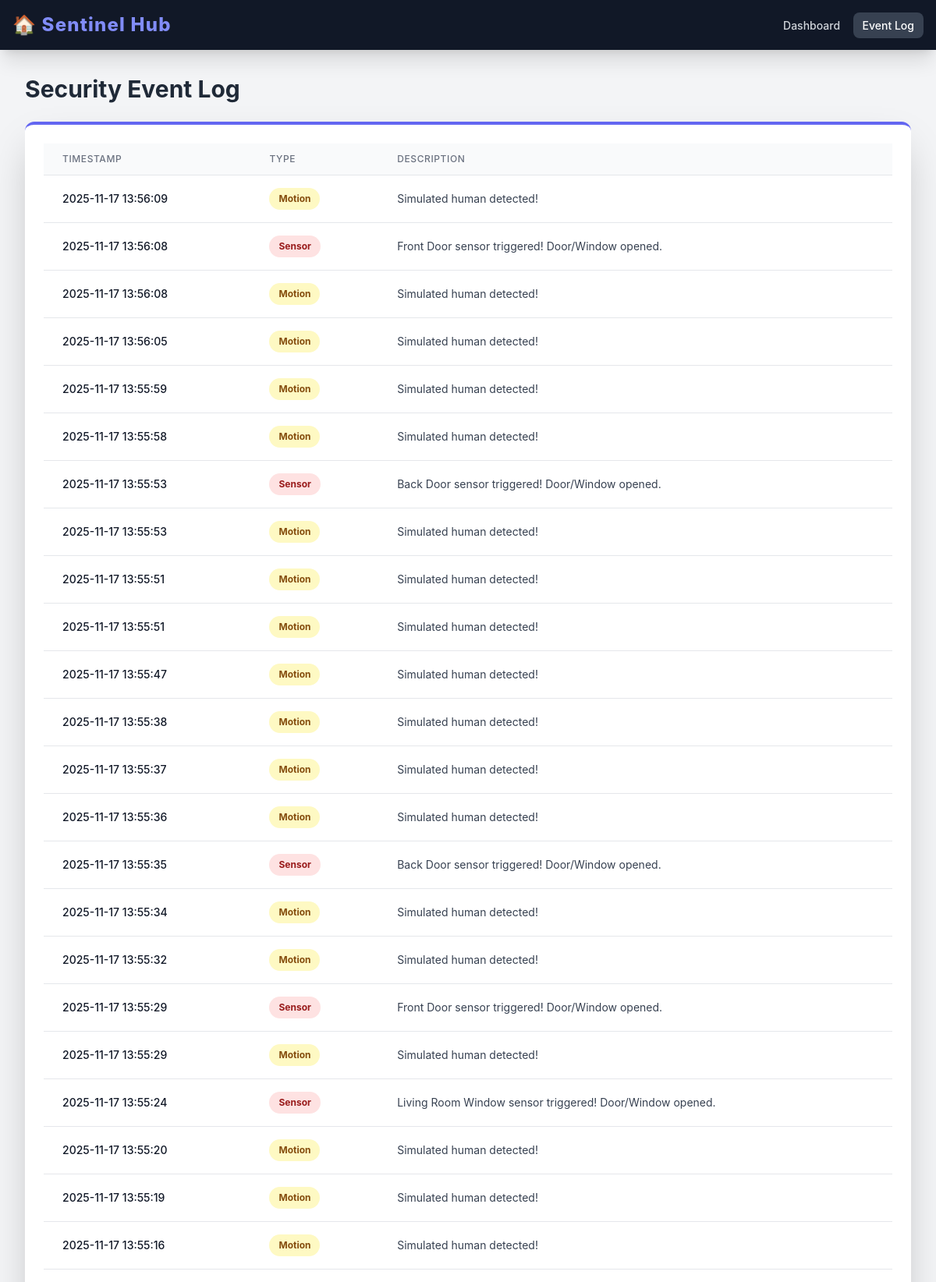
The app's page /events (upper part) with its own data.
### tables this page shows
CREATE TABLE events (
                                                    id INTEGER PRIMARY KEY AUTOINCREMENT,
                                                    event_type TEXT,
                                                    description TEXT,
                                                    timestamp TEXT
              );

### app.py (the view)
@app.route('/events')
def events():
    conn = None
    try:
        conn = get_db_connection() # Use the Row-Factory connection
        c = conn.cursor()
        c.execute("SELECT timestamp, event_type, description FROM events ORDER BY id DESC LIMIT 100")
        rows = c.fetchall() # Returns a list of Row objects (like dicts)
    except sqlite3.Error as e:
        print(f"Error fetching events: {e}")
        rows = []
    finally:
        if conn:
            conn.close()
    return render_template("events.html", events=rows)

### database.py (called while the page is built)
def get_db_connection():
    conn = sqlite3.connect(DB_FILE, check_same_thread=True)
    conn.row_factory = sqlite3.Row
    return conn

### templates/events.html (shortened to what this page needs)
{% extends "base.html" %}
{% block content %}
<h2 class="text-3xl font-bold text-gray-800 mb-6">Security Event Log</h2>
<div class="bg-white p-6 rounded-xl shadow-2xl border-t-4 border-indigo-500">
    <div class="overflow-x-auto">
        {% if events %}
        <table class="min-w-full divide-y divide-gray-200">
            <thead class="bg-gray-50">
            <tr>
                <th class="px-6 py-3 text-left text-xs font-medium text-gray-500 uppercase tracking-wider">Timestamp</th>
                <th class="px-6 py-3 text-left text-xs font-medium text-gray-500 uppercase tracking-wider">Type</th>
                <th class="px-6 py-3 text-left text-xs font-medium text-gray-500 uppercase tracking-wider">Description</th>
            </tr>
            </thead>
            <tbody class="bg-white divide-y divide-gray-200">
            {% for event in events %}
            <tr class="hover:bg-gray-100 transition-colors">
                <td class="px-6 py-4 whitespace-nowrap text-sm font-medium text-gray-900">{{ event['timestamp'] }}</td>
                <td class="px-6 py-4 whitespace-nowrap">
                    <span class="px-3 py-1 inline-flex text-xs leading-5 font-bold rounded-full
                            {% if event['event_type'] == 'Motion' %} bg-yellow-100 text-yellow-800
                            {% elif event['event_type'] == 'Sensor' %} bg-red-100 text-red-800
                            {% else %} bg-blue-100 text-blue-800 {% endif %}">
                            {{ event['event_type'] }}
                        </span>
                </td>
                <td class="px-6 py-4 text-sm text-gray-700 whitespace-normal break-words">{{ event['description'] }}</td>
            </tr>
            {% endfor %}
            </tbody>
        </table>
        {% else %}
        <p class="text-gray-500 p-4 text-center">No security events have been recorded yet.</p>
        {% endif %}
    </div>
</div>
{% endblock %}

### templates/base.html (shortened to what this page needs)
<!DOCTYPE html>
<html lang="en">
<head>
    <script src="https://cdn.tailwindcss.com"></script>
</head>
<body class="min-h-screen">
<nav class="bg-gray-900 p-4 shadow-xl sticky top-0 z-50">
    <div class="max-w-7xl mx-auto flex justify-between items-center">
        <a href="/" class="text-indigo-400 text-2xl font-extrabold tracking-wider transition-colors duration-200 hover:text-indigo-300">
            🏠 Sentinel Hub
        </a>
        <div>
            <a href="/" class="text-gray-300 hover:bg-gray-700 hover:text-white px-3 py-2 rounded-lg text-sm font-medium transition-colors
                   {% if request.path == '/' %} bg-gray-700 text-white {% endif %}">Dashboard</a>
            <a href="/events" class="text-gray-300 hover:bg-gray-700 hover:text-white px-3 py-2 rounded-lg text-sm font-medium transition-colors
                   {% if request.path == '/events' %} bg-gray-700 text-white {% endif %}">Event Log</a>
        </div>
    </div>
</nav>
<main class="max-w-7xl mx-auto p-4 sm:p-6 md:p-8">
    {% block content %}{% endblock %}
</main>
</body>
</html>

### templates/base.html (style rules this page uses)
body { font-family: 'Inter', system-ui, -apple-system, BlinkMacSystemFont, 'Segoe UI', Roboto, 'Helvetica Neue', Arial, 'Noto Sans', sans-serif; background-color: #f3f4f6; }

### records on screen
events: timestamp "2025-11-17 13:56:09", event_type "Motion", description "Simulated human detected!"
events: timestamp "2025-11-17 13:56:08", event_type "Sensor", description "Front Door sensor triggered! Door/Window opened."
events: timestamp "2025-11-17 13:56:08", event_type "Motion", description "Simulated human detected!"
events: timestamp "2025-11-17 13:56:05", event_type "Motion", description "Simulated human detected!"
events: timestamp "2025-11-17 13:55:59", event_type "Motion", description "Simulated human detected!"
events: timestamp "2025-11-17 13:55:58", event_type "Motion", description "Simulated human detected!"
events: timestamp "2025-11-17 13:55:53", event_type "Sensor", description "Back Door sensor triggered! Door/Window opened."
events: timestamp "2025-11-17 13:55:53", event_type "Motion", description "Simulated human detected!"
events: timestamp "2025-11-17 13:55:51", event_type "Motion", description "Simulated human detected!"
events: timestamp "2025-11-17 13:55:51", event_type "Motion", description "Simulated human detected!"
events: timestamp "2025-11-17 13:55:47", event_type "Motion", description "Simulated human detected!"
events: timestamp "2025-11-17 13:55:38", event_type "Motion", description "Simulated human detected!"
events: timestamp "2025-11-17 13:55:37", event_type "Motion", description "Simulated human detected!"
events: timestamp "2025-11-17 13:55:36", event_type "Motion", description "Simulated human detected!"
events: timestamp "2025-11-17 13:55:35", event_type "Sensor", description "Back Door sensor triggered! Door/Window opened."
events: timestamp "2025-11-17 13:55:34", event_type "Motion", description "Simulated human detected!"
events: timestamp "2025-11-17 13:55:32", event_type "Motion", description "Simulated human detected!"
events: timestamp "2025-11-17 13:55:29", event_type "Sensor", description "Front Door sensor triggered! Door/Window opened."
events: timestamp "2025-11-17 13:55:29", event_type "Motion", description "Simulated human detected!"
events: timestamp "2025-11-17 13:55:24", event_type "Sensor", description "Living Room Window sensor triggered! Door/Window opened."
events: timestamp "2025-11-17 13:55:20", event_type "Motion", description "Simulated human detected!"
events: timestamp "2025-11-17 13:55:19", event_type "Motion", description "Simulated human detected!"
events: timestamp "2025-11-17 13:55:16", event_type "Motion", description "Simulated human detected!"
